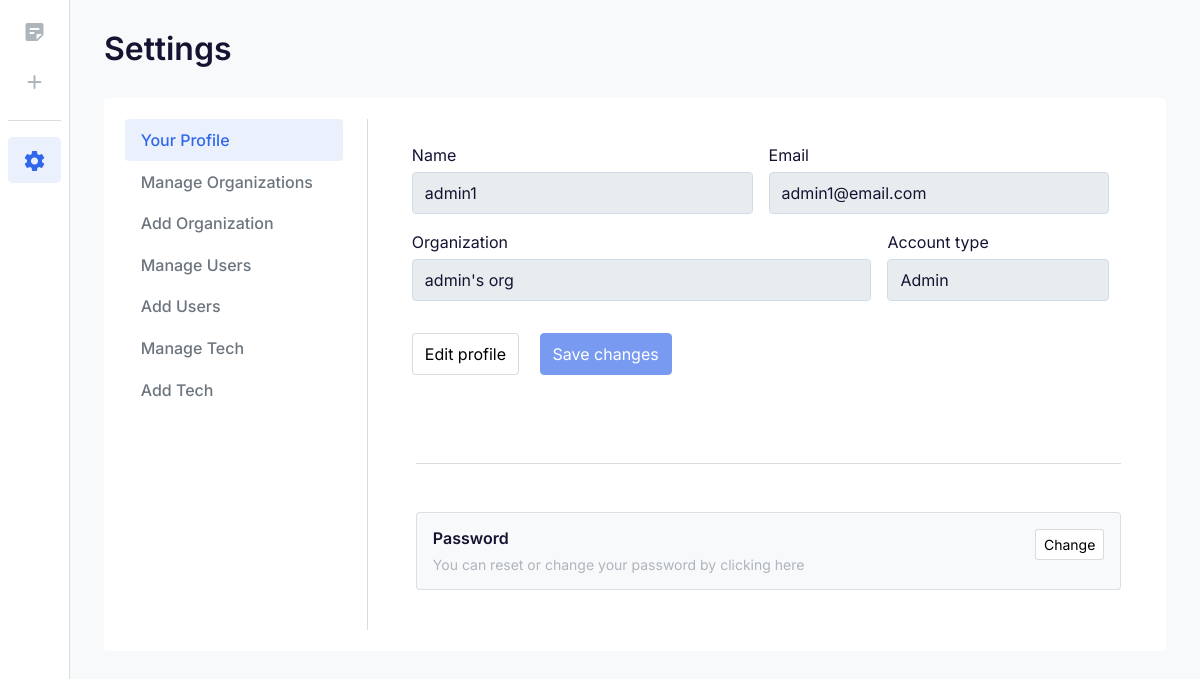
Page /admin_settings (signed in) on the committed database.
### tables this page shows
CREATE TABLE users (
    id INTEGER PRIMARY KEY AUTOINCREMENT,
    email STRING,
    name STRING,
    password STRING,
    type STRING,
    organization STRING
);

### app.py (the view)
@app.route('/admin_settings', methods=['POST', 'GET'])
@login_required(['admin', 'tech'])
def admin_settings():
    if request.method == 'POST':
        usr_email = current_user.get_id()
        name = request.form['name']
        org = request.form['org']
        email = request.form['email']
        user_data = {
            'email': email,
            'name': name,
            'organization': org,
            'email': usr_email
        }
        user_manager.update_user_settings(user_data)
        return render_template('admin_settings.html', name=name, org=org, email=email)
    else:
        email = current_user.get_id()
        with sqlite3.connect('database.db') as con:
            con.row_factory = sqlite3.Row
            cur = con.cursor()
            cur.execute(
                "SELECT name, organization, email FROM users WHERE email = (?)", (email,))
            rows = cur.fetchall()
        name = rows[0]['name']
        org = rows[0]['organization']
        email = rows[0]['email']
        if current_user.get_role() == 'tech':
            return render_template('tech_settings.html', name=name, org=org, email=email)
        return render_template('admin_settings.html', name=name, org=org, email=email)

### app.py (called while the page is built)
@login_manager.user_loader
def load_user(email):
    with sqlite3.connect('database.db') as con:
        con.row_factory = sqlite3.Row
        cur = con.cursor()
        cur.execute(
            "SELECT type FROM users WHERE email = (?)", (email,))
        rows = cur.fetchall()
    role = rows[0]['type']
    with sqlite3.connect('database.db') as con:
        con.row_factory = sqlite3.Row
        cur = con.cursor()
        cur.execute(
            "SELECT name FROM users WHERE email = (?)", (email,))
        rows = cur.fetchall()
    name = rows[0]['name']
    return User(email=email, role=role, name=name)

def login_required(roles=["any"]):
    def wrapper(fn):
        @wraps(fn)
        def decorated_view(*args, **kwargs):
            if not current_user.is_authenticated:
                return login_manager.unauthorized()
            auth = False
            for role in roles:
                if ((current_user.role == role) or (role == "any")):
                    auth = True
                    break
            return login_manager.unauthorized() if auth == False else fn(*args, **kwargs)
        return decorated_view
    return wrapper

### model.py (called while the page is built)
    def get_id(self):
        try:
            return str(self.email)
        except AttributeError:
            return None

    def get_role(self):
        return self.role

### templates/admin_settings.html (shortened to what this page needs)
{% extends 'layout.html' %}
{% block body %}
<body class="aside-mini">
    <aside class="navbar-aside" id="offcanvas_aside">
        <nav>
            <ul class="menu-aside">
                <li class="menu-item">
                    <a class="menu-link" href="{{ url_for('tickets') }}"><i
                            class="icon material-icons md-sticky_note_2"></i>
                    </a>
                </li>
                <li class="menu-item">
                    <a class="menu-link" href="{{ url_for('new') }}"><i class="icon material-icons md-plus"></i>
                    </a>
                </li>
                <hr>
                <li class="menu-item active">
                    <a class="menu-link" href="{{ url_for('admin_settings') }}"><i
                            class="icon material-icons md-settings"></i>
                    </a>
                </li>
                <br>
                <br>
        </nav>
    </aside>
    <main class="main-wrap">
        <section class="content-main">
            <div class="content-header">
                <h2 class="content-title">Settings</h2>
            </div>
            <div class="card">
                <div class="card-body">
                    <div class="row gx-5">
                        <aside class="col-lg-3 border-end">
                            <nav class="nav nav-pills flex-lg-column mb-4">
                                <a class="nav-link active" aria-current="page"
                                    href="{{ url_for('admin_settings') }}">Your
                                    Profile</a>
                                <a class="nav-link" href="{{ url_for('manage_organizations') }}">Manage
                                    Organizations</a>
                                <a class="nav-link" href="{{ url_for('add_organization') }}">Add
                                    Organization</a>
                                <a class="nav-link" href="{{ url_for('manage_users') }}">Manage Users</a>
                                <a class="nav-link" href="{{ url_for('add_user') }}">Add
                                    Users</a>
                                <a class="nav-link" href="{{ url_for('manage_tech') }}">Manage Tech</a>
                                <a class="nav-link" href="{{ url_for('add_tech') }}">Add
                                    Tech</a>
                            </nav>
                        </aside>
                        <div class="col-lg-9">
                            <section class="content-body p-xl-4">
                                <form action="/admin_settings" , method="POST">
                                    <div class="row">
                                        <div class="row gx-3">
                                            <div class="col-6  mb-3">
                                                <label class="form-label">Name</label>
                                                <input id="name" name="name" class="form-control" type="text"
                                                    value="{{ name }}" readonly>
                                            </div>
                                            <div class="col-lg-6  mb-3">
                                                <label class="form-label">Email</label>
                                                <input class="form-control" name="email" type="email" id="email"
                                                    value="{{ email }}" readonly>
                                            </div>
                                            <div class="col-lg-8  mb-3">
                                                <label name="org" class="form-label">Organization</label>
                                                <input class="form-control" id="org" type="text" name="org"
                                                    value="{{ org }}" readonly>
                                            </div>
                                            <div class="col-lg-4 mb-3">
                                                <label class="form-label">Account type</label>
                                                <input class="form-control" id="org" type="text" value="Admin" disabled>
                                            </div>
                                </form>
                                <div class="col-lg-6 mt-3 mb-3">
                                    <button class="btn btn-light me-3" onclick="edit()">Edit
                                        profile</button>
                                    <button class="btn btn-primary disabled" type="submit" id="submit" disabled>Save
                                        changes</button>
                                </div>
                        </div>
                    </div>
                    <br>
                    <hr class="my-5">
                    <div class="row" style="max-width:920px">
                        <div class="col-md">
                            <article class="box mb-3 bg-light">
                                <a class="btn float-end btn-light btn-sm" href="#">Change</a>
                                <h6>Password</h6>
                                <small class="text-muted d-block" style="width:70%">You can reset or change
                                    your
                                    password by clicking here</small>
                            </article>
                        </div>
                    </div>
        </section>
    </main>
</body>
{% endblock %}

### static/ui.css (style rules this page uses)
.btn.disabled,.btn.disabled:active, .btn.disabled, .btn[disabled], fieldset[disabled] .btn { cursor: not-allowed; pointer-events: all !important; }
body { position: relative; min-height: 100vh; }
.main-wrap { margin-left: 260px; }
.content-main { padding: 30px 3%; margin-left: auto; margin-right: auto; }
.navbar-aside { max-width: 260px; display: block; position: fixed; top: 0; bottom: 0; width: 100%; overflow-y: auto; background-color: #fff; box-shadow: 0 0.1rem 0.25rem rgba(0, 0, 0, 0.075); z-index: 10; border-right: 1px solid rgba(108, 117, 125, 0.25); }
.content-header { display: flex; align-items: center; justify-content: space-between; margin-bottom: 30px; }
.content-header .content-title { margin-bottom: 0; }
body.aside-mini .main-wrap { margin-left: 70px; }
body.aside-mini .navbar-aside { max-width: 70px; overflow: visible; position: absolute; min-height: 100%; bottom: auto; }
body.aside-mini .menu-aside .menu-link { text-align: center; }
body.aside-mini .menu-aside .menu-link .icon { margin-right: 0; }
body.aside-mini .menu-aside .menu-item { position: relative; }
.menu-aside { list-style: none; margin: 0.5rem; padding: 0; }
.menu-aside a { display: block; text-decoration: none; }
.menu-aside .menu-item { margin-bottom: 5px; }
.menu-aside .menu-item .icon { color: #adb5bd; margin-right: 10px; font-size: 24px; }
.menu-aside .menu-item.active .icon { color: #3167EB; }
.menu-aside .menu-item.active .menu-link { background-color: #ebf0fd; }
.menu-aside .menu-link { padding: 10px; color: #29335d; font-weight: bold; border-radius: 0.3rem; position: relative; overflow: hidden; text-overflow: ellipsis; white-space: nowrap; }
.nav-pills .nav-link { color: #6c757d; font-weight: 500; }
.box { padding: 1rem; border-radius: 0.25rem; border: 1px solid rgba(108, 117, 125, 0.2); background: #fff; }
.btn-light { background-color: #fff; border-color: rgba(108, 117, 125, 0.25); }

### static/responsive.css (style rules this page uses)
@media (max-width: 1200px) { .main-wrap { margin-left: 220px; } }
@media (max-width: 1200px) { .navbar-aside { max-width: 220px; } }

### templates/layout.html (style rules this page uses)
* { font-family: Inter; }

### rows in the picture
users: name "admin1", email "admin1@email.com", org "admin's org"
